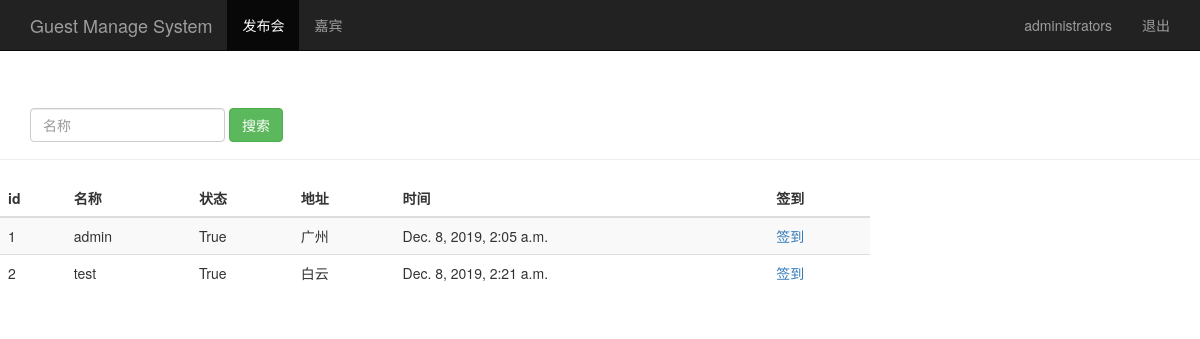
The page /event_manage/ (signed in) on the database its author committed.
### sign/models.py (models this page shows, shortened)
class Event(models.Model):
    name = models.CharField(max_length=100)  # 发布会标题
    limit = models.IntegerField()  # 参加人数
    status = models.BooleanField()  # 状态
    address = models.CharField(max_length=200)  # 地址
    start_time = models.DateTimeField("evens time")  # 发布会时间
    create_time = models.DateTimeField(auto_now=True)  # 创建时间，自动获取当前时间

### sign/views.py (the view)
# urls.py: url(r'^event_manage/$', views.event_manage),
@login_required
def event_manage(request):
    username = request.session.get("user", "")
    event_list = Event.objects.all()
    return render(request, "event_manage.html", {"user": username,
                                                 "events": event_list, })

### sign/templates/event_manage.html (shortened to what this page needs)
<!DOCTYPE html>
<html lang="zh-CN">
    <head>
        {% load bootstrap3 %}
        {% bootstrap_css %}
    </head>
    <body role="document">
        <nav class="navbar navbar-inverse navbar-fixed-top">
            <div class="container">
                <div class="navbar-header">
                    <a class="navbar-brand" href="/event_manage/">Guest Manage System</a>
                </div>
                <div id="navbar" class="collapse navbar-collapse">
                    <ul class="nav navbar-nav">
                        <li class="active"><a href="#">发布会</a></li>
                        <li><a href="/guest_manage">嘉宾</a></li>
                    </ul>
                    <ul class="nav navbar-nav navbar-right">
                        <li><a href="#">{{ user }}</a></li>
                        <li><a href="/logout/">退出</a></li>
                    </ul>
                </div>
            </div>
        </nav>
        <div class="page-header" style="padding-top:60px;">
            <div id="navbar" class="navbar-collapse collapse">
                <form class="navbar-form" method="get" action="/search_event_name/">
                    <div class="form-group">
                        <input name="name" type="text" placeholder="名称" class="form-control">
                    </div>
                    <button type="submit" class="btn btn-success">搜索</button>
                </form>
            </div>
        </div>
        <div class="row" >
            <div class="col-md-6" style="width: 900px;">
                <table class="table table-striped">
                    <thead>
                        <tr>
                            <th>id</th>
                            <th>名称</th>
                            <th>状态</th>
                            <th>地址</th>
                            <th>时间</th>
                            <th>签到</th>
                        </tr>
                    </thead>
                    <tbody>
                        {% for event in events %}
                            <tr>
                                <td>{{ event.id }}</td>
                                <td>{{ event.name }}</td>
                                <td>{{ event.status }}</td>
                                <td>{{ event.address }}</td>
                                <td>{{ event.start_time }}</td>
                                <td>
                                    <a href="/sign_index/{{ event.id }}" target="{{ event.id }}_blank">签到</a>
                                </td>
                            </tr>
                        {% endfor %}
                    </tbody>
                </table>
            </div>
        </div>
    </body>
</html>

### rows shown on the page
Event: id "1", name "admin", status "True", address "广州", start_time "Dec. 8, 2019, 2:05 a.m."
Event: id "2", name "test", status "True", address "白云", start_time "Dec. 8, 2019, 2:21 a.m."

### other values the page prints
{{ user }} "administrators"
